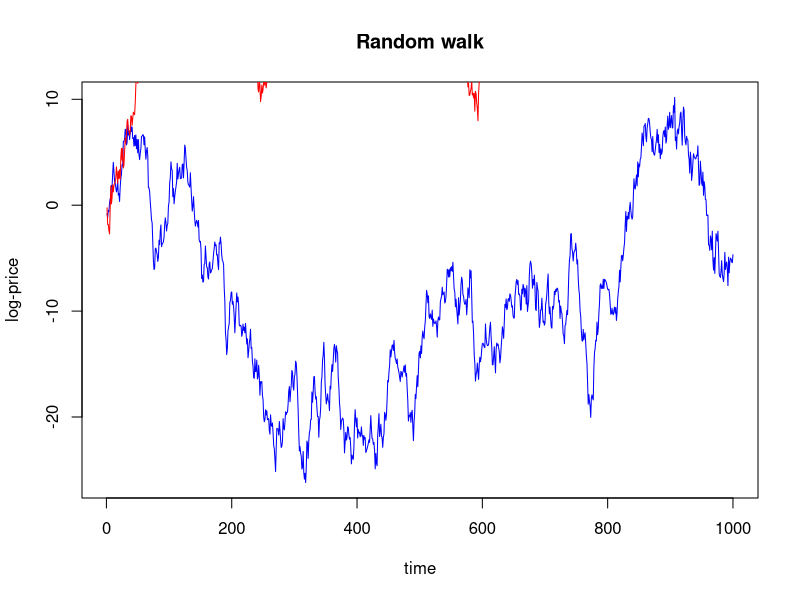

The R source for this figure:
library(xts)
x <- "hello"

# 查看变量信息
x <- c(1:1000)
str(x)
length(x)
head(x)
tail(x)
example(matrix)

a <- c(1, 2, 5.3, 6, -2, 4)  # numeric vector
b <- c("one", "two", "three")  # character vector
c <- c(TRUE, TRUE, TRUE, FALSE, TRUE, FALSE) # logical vector

x <- c(1, 2)
y <- c(10, 20)
z1 <- x * y
z2 <- x %*% y
z3 <- t(x) %*% y
z4 <- x %o% y


names(y) <- c("convex", "optimization")
x <- matrix(1:20, nrow = 5, ncol = 4)

x[, 4]
x[, 4, drop = FALSE]
x[3, ]
x[2:4, 1:3]
str(x[2:4, 1:3])

d <- c(1, 2, 3, 4)
e <- c("red", "white", "red", NA) # not available
f <- c(TRUE, TRUE, TRUE, FALSE)
myframe <- data.frame(d, e, f)
names(myframe) <- c("ID", "Color", "Passed")
str(myframe)

w <- list(name = "Fred", mynumbers = c(1:10), mymatrix = matrix(NA, 3, 3), age = 5.3)

# plot
x <- rnorm(1000)  # generate normal random numbers
x <- cumsum(x)    # random walk
plot(x, type = "l", col = "blue", main = "Random walk", xlab = "time", ylab = "log-price")
lines(cumsum(rnorm(1000)), col = "red")



